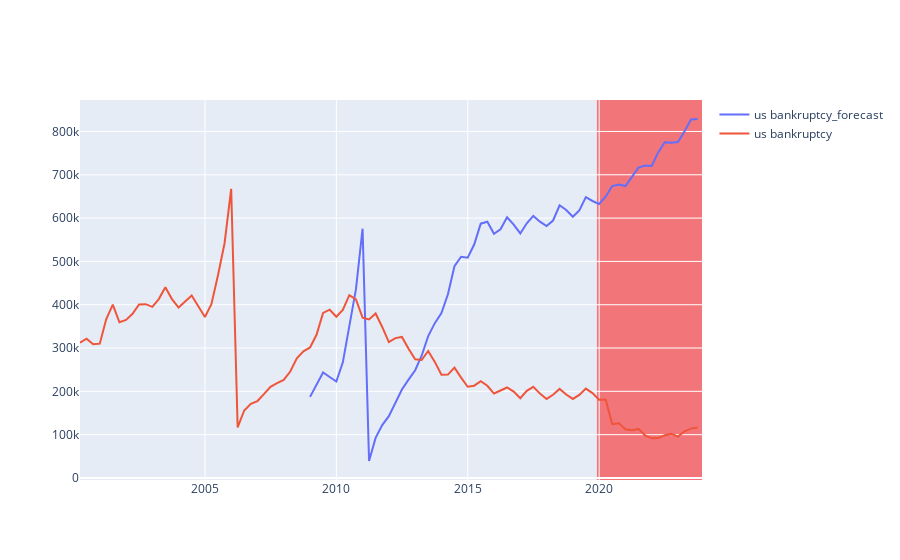

Notebook source saved alongside this figure:
### Code cell
fig = go.Figure()
fig.add_trace(go.Scatter(x=df_results.index, y=df_results['us bankruptcy_forecast'], mode='lines', name='us bankruptcy_forecast'))
fig.add_trace(go.Scatter(x=df.index, y=df['us bankruptcy'], mode='lines', name='us bankruptcy'))
fig.update_layout(
    shapes=[
        dict(
            type="rect",
            xref="x",
            yref="paper",
            x0='2019-12-01',
            y0=0,
            x1='2023-11-30',
            y1=1,
            fillcolor="red",
            opacity=0.5,
            layer="below",
            line_width=0,
        )
    ]
)
